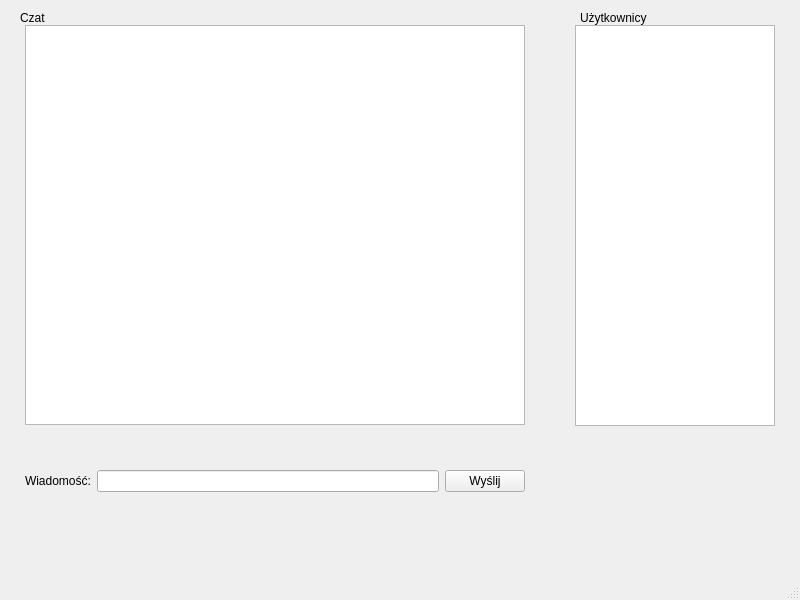
<?xml version="1.0" encoding="UTF-8"?>
<ui version="4.0">
 <class>MainWindow</class>
 <widget class="QMainWindow" name="MainWindow">
  <property name="geometry">
   <rect>
    <x>0</x>
    <y>0</y>
    <width>800</width>
    <height>600</height>
   </rect>
  </property>
  <property name="windowTitle">
   <string>MainWindow</string>
  </property>
  <widget class="QWidget" name="centralwidget">
   <widget class="QWidget" name="widget" native="true">
    <property name="geometry">
     <rect>
      <x>25</x>
      <y>460</y>
      <width>500</width>
      <height>42</height>
     </rect>
    </property>
    <layout class="QHBoxLayout" name="horizontalLayout">
     <item>
      <widget class="QLabel" name="label">
       <property name="text">
        <string>Wiadomość:</string>
       </property>
      </widget>
     </item>
     <item>
      <widget class="QLineEdit" name="lineedit_message"/>
     </item>
     <item>
      <widget class="QPushButton" name="button_send_message">
       <property name="text">
        <string>Wyślij</string>
       </property>
      </widget>
     </item>
    </layout>
   </widget>
   <widget class="QListWidget" name="list_users">
    <property name="geometry">
     <rect>
      <x>575</x>
      <y>25</y>
      <width>200</width>
      <height>401</height>
     </rect>
    </property>
   </widget>
   <widget class="QListWidget" name="list_chat">
    <property name="geometry">
     <rect>
      <x>25</x>
      <y>25</y>
      <width>500</width>
      <height>400</height>
     </rect>
    </property>
   </widget>
   <widget class="QLabel" name="label_2">
    <property name="geometry">
     <rect>
      <x>580</x>
      <y>10</y>
      <width>71</width>
      <height>16</height>
     </rect>
    </property>
    <property name="text">
     <string>Użytkownicy</string>
    </property>
   </widget>
   <widget class="QLabel" name="label_3">
    <property name="geometry">
     <rect>
      <x>20</x>
      <y>10</y>
      <width>71</width>
      <height>16</height>
     </rect>
    </property>
    <property name="text">
     <string>Czat</string>
    </property>
   </widget>
  </widget>
  <widget class="QMenuBar" name="menubar">
   <property name="geometry">
    <rect>
     <x>0</x>
     <y>0</y>
     <width>800</width>
     <height>22</height>
    </rect>
   </property>
  </widget>
  <widget class="QStatusBar" name="statusbar"/>
 </widget>
 <resources/>
 <connections/>
</ui>
